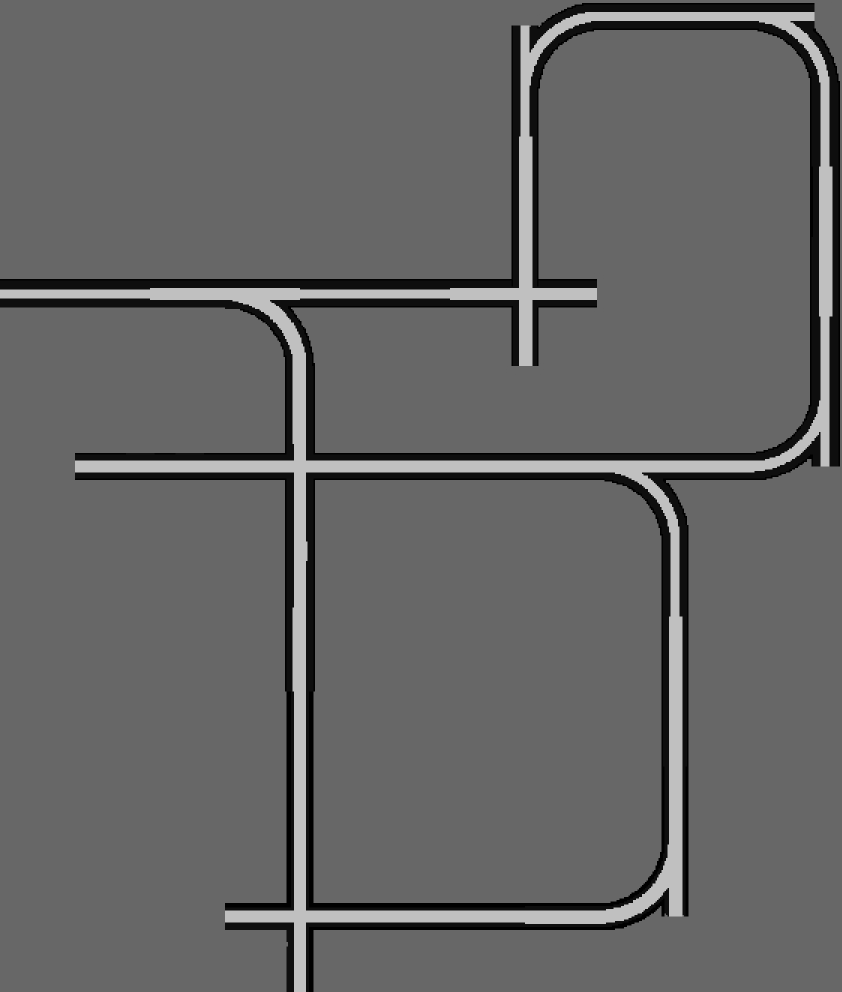
#> input picture RRt_Conf/utilidades/sewer_map_x3.png, 1683 x 1983 px (shown at 1/2 size)
$ python demo_control_set_siar.py
#> lines starting #> are read from the running program, lines starting #| are printed output that depends on the picture
# -*- coding: utf-8 -*-

import math
import random

import cv2
import numpy as np


MAP_PATH = "sewer_map_x3.png"

ROBOT_LEN = 0.88
ROBOT_W_MIN = 0.52
ROBOT_W_MAX = 0.85
ROBOT_W0 = 0.70

PIXELS_PER_M = 65

TABLA_CONFIGURACIONES = [
    (0, 0.51, 0.14),
    (10, 0.58, 0.12),
    (20, 0.64, 0.09),
    (30, 0.68, 0.06),
    (40, 0.70, 0.04),
    (50, 0.71, 0.02),
    (60, 0.71, 0.00),
    (70, 0.71, -0.01),
    (80, 0.70, -0.03),
    (90, 0.69, -0.05),
    (100, 0.68, -0.07),
    (110, 0.66, -0.08),
    (120, 0.64, -0.10),
    (130, 0.61, -0.11),
    (140, 0.58, -0.12),
    (150, 0.51, -0.14),
]
WS = [fila[1] for fila in TABLA_CONFIGURACIONES]

DT = 0.05
TPROP = 0.5
CHECK_STEP = 3
TAU_H = 0.2

CONTROL_SET_ALL = [
    (0.25, 0.0, 0),
    (0.25, 0.2, 0),
    (0.25, -0.2, 0),
    (0.35, 0.0, 0),
    (0.00, 0.0, -1),
    (0.00, 0.0, 1),
    (0.10, 0.6, 0),
    (0.10, -0.6, 0),
    (0.10, 0.3, 0),
    (0.10, -0.3, 0),
    (0.12, 0.8, 0),
    (0.12, -0.8, 0),
]

WINDOW_NAME = "Demo controles"
VIEW_MAX_W = 1600
VIEW_MAX_H = 900
VIEW_ZOOM_STEP = 1.25
VIEW_MAX_ZOOM = 12.0
VIEW_PAN_FRAC = 0.18
VISUAL_REF_MAX_DIM = 1400
DEBUG_INVALID_CONTROLS = True


def m2px(m):
    return int(round(m * PIXELS_PER_M))


def px2m(px):
    return float(px) / PIXELS_PER_M


def visual_scale(smap):
    max_dim = max(1, smap.w, smap.h)
    return min(1.0, VISUAL_REF_MAX_DIM / float(max_dim))


def visual_thickness(smap, base=2, min_px=1):
    return max(min_px, int(round(base * visual_scale(smap))))


def visual_marker_size(smap, base=7, min_px=4):
    return max(min_px, int(round(base * max(0.7, visual_scale(smap)))))


# [10 lines left out: function draw_marker, not called in this run]


class Viewer:
    def __init__(self, smap):
        self.map_w = smap.w
        self.map_h = smap.h
        fit = min(VIEW_MAX_W / max(1, self.map_w), VIEW_MAX_H / max(1, self.map_h), 1.0)
        self.display_w = max(320, int(round(self.map_w * fit)))
        self.display_h = max(240, int(round(self.map_h * fit)))
        self.zoom = 1.0
        self.cx = self.map_w / 2.0
        self.cy = self.map_h / 2.0
        self._last_view = (0, 0, self.map_w, self.map_h)

    # [4 lines left out: function reset, not called in this run]

    def _view_size(self):
        vw = max(40, min(self.map_w, int(round(self.map_w / self.zoom))))
        vh = max(40, min(self.map_h, int(round(self.map_h / self.zoom))))
        return vw, vh

    def _clamp_center(self):
        vw, vh = self._view_size()
        half_w = vw / 2.0
        half_h = vh / 2.0
        self.cx = min(max(self.cx, half_w), self.map_w - half_w)
        self.cy = min(max(self.cy, half_h), self.map_h - half_h)

    def current_view(self):
        self._clamp_center()
        vw, vh = self._view_size()
        x0 = int(round(self.cx - vw / 2.0))
        y0 = int(round(self.cy - vh / 2.0))
        x0 = min(max(0, x0), self.map_w - vw)
        y0 = min(max(0, y0), self.map_h - vh)
        self._last_view = (x0, y0, vw, vh)
        return self._last_view

    def render(self, img):
        x0, y0, vw, vh = self.current_view()
        crop = img[y0:y0 + vh, x0:x0 + vw]
        interp = cv2.INTER_AREA if (vw > self.display_w or vh > self.display_h) else cv2.INTER_LINEAR
        return cv2.resize(crop, (self.display_w, self.display_h), interpolation=interp)

    def show(self, img, extra_lines=None):
        disp = self.render(img)
        hud = [f"zoom x{self.zoom:.2f} | +/- zoom | WASD mover | f reajustar"]
        if extra_lines:
            hud.extend(extra_lines)
        y = 18
        for line in hud:
            cv2.putText(disp, line, (10, y), cv2.FONT_HERSHEY_SIMPLEX, 0.45, (255, 255, 255), 1, cv2.LINE_AA)
            y += 16
        cv2.imshow(WINDOW_NAME, disp)

    # [9 lines left out: function display_to_map, not called in this run]

    def zoom_in(self):
        self.zoom = min(VIEW_MAX_ZOOM, self.zoom * VIEW_ZOOM_STEP)

    def zoom_out(self):
        self.zoom = max(1.0, self.zoom / VIEW_ZOOM_STEP)

    # [5 lines left out: function pan, not called in this run]


def calcular_largo(w_m):
    return -0.675 * w_m + 1.3175


# [6 lines left out: function wrap_angle, not called in this run]


def ang_dist(a, b):
    return abs(wrap_angle(a - b))


def _indice_ancho_cercano(w):
    return min(range(len(WS)), key=lambda i: abs(WS[i] - w))


class State:
    # [5 lines left out: function __init__, not called in this run]


class SewerMap:
    def __init__(self, path):
        img = cv2.imread(path, cv2.IMREAD_GRAYSCALE)
        if img is None:
            raise FileNotFoundError(f"No se pudo abrir: {path}")

        self.gray = img
        self.h, self.w = img.shape[:2]

        self.free_mask = np.zeros_like(img, dtype=np.uint8)
        self.wall_mask = np.zeros_like(img, dtype=np.uint8)
        self.gutter_mask = np.zeros_like(img, dtype=np.uint8)

        self.free_mask[self.gray < 100] = 255
        self.wall_mask[(self.gray >= 100) & (self.gray < 180)] = 255
        self.gutter_mask[self.gray >= 180] = 255

        ys, xs = np.where(self.free_mask > 0)
        self.free_points = np.column_stack((xs, ys))

    def inside_bounds(self, x, y):
        return 0 <= x < self.w and 0 <= y < self.h

    # [7 lines left out: function sample_free, not called in this run]

    def draw_overlay(self):
        vis = np.zeros((self.h, self.w, 3), dtype=np.uint8)
        vis[self.free_mask > 0] = (200, 200, 200)
        vis[self.wall_mask > 0] = (0, 0, 0)
        vis[self.gutter_mask > 0] = (0, 0, 255)
        return vis


# [54 lines left out: functions robot_polygon, wheel_centers_pixels, support_points_pixels, cog_pixel_from_table, not called in this run]


def _polygon_area(contour_int32):
    contorno = contour_int32.reshape(-1, 2).astype(np.float32)
    return abs(cv2.contourArea(contorno))


# [68 lines left out: function evaluate_configuration, not called in this run]


def valid_configuration(smap, state):
    ok, _ = evaluate_configuration(smap, state)
    return ok


# [272 lines left out: functions format_debug_info, propagate, propagate_no_check, draw_state, pick_valid_state, handle_viewer_key and 2 more, not called in this run]


class HomePicker:
    def __init__(self, viewer):
        self.viewer = viewer
        self.pos = None
        self.th = None
        self.stage = 0

    # [19 lines left out: function mouse, not called in this run]


def pick_home(smap, base, viewer):
    picker = HomePicker(viewer)
    cv2.namedWindow(WINDOW_NAME, cv2.WINDOW_NORMAL)
    cv2.resizeWindow(WINDOW_NAME, viewer.display_w, viewer.display_h)
    cv2.setMouseCallback(WINDOW_NAME, picker.mouse)

    while True:
        img = base.copy()
        if picker.pos is not None:
            draw_marker(img, picker.pos, (0, 255, 0), smap, base_size=8, base_thickness=2, marker_type=cv2.MARKER_CROSS)
        if picker.pos is not None and picker.th is not None:
            draw_state(img, State(picker.pos[0], picker.pos[1], picker.th, ROBOT_W0), (0, 255, 0), 2, smap)

        viewer.show(img, extra_lines=[
            "Click 1: posicion home | Click 2: orientacion",
            "ESPACIO: confirmar | q: salir",
        ])
        key = cv2.waitKey(50) & 0xFF
        if key in (ord("q"), 27):
            raise SystemExit
        handle_viewer_key(viewer, key)
        if key == ord(" ") and picker.pos is not None and picker.th is not None:
            return State(picker.pos[0], picker.pos[1], picker.th, ROBOT_W0)


# [20 lines left out: functions _imprimir_controles, _resolver_comando, not called in this run]


def main():
    smap = SewerMap(MAP_PATH)
#> in __init__, img is the input picture: shape (1983, 1683); min 0, max 192, mean 101.1
    base = smap.draw_overlay()
    viewer = Viewer(smap)
    home = pick_home(smap, base, viewer)
#> in show, `disp = self.render(img)`:
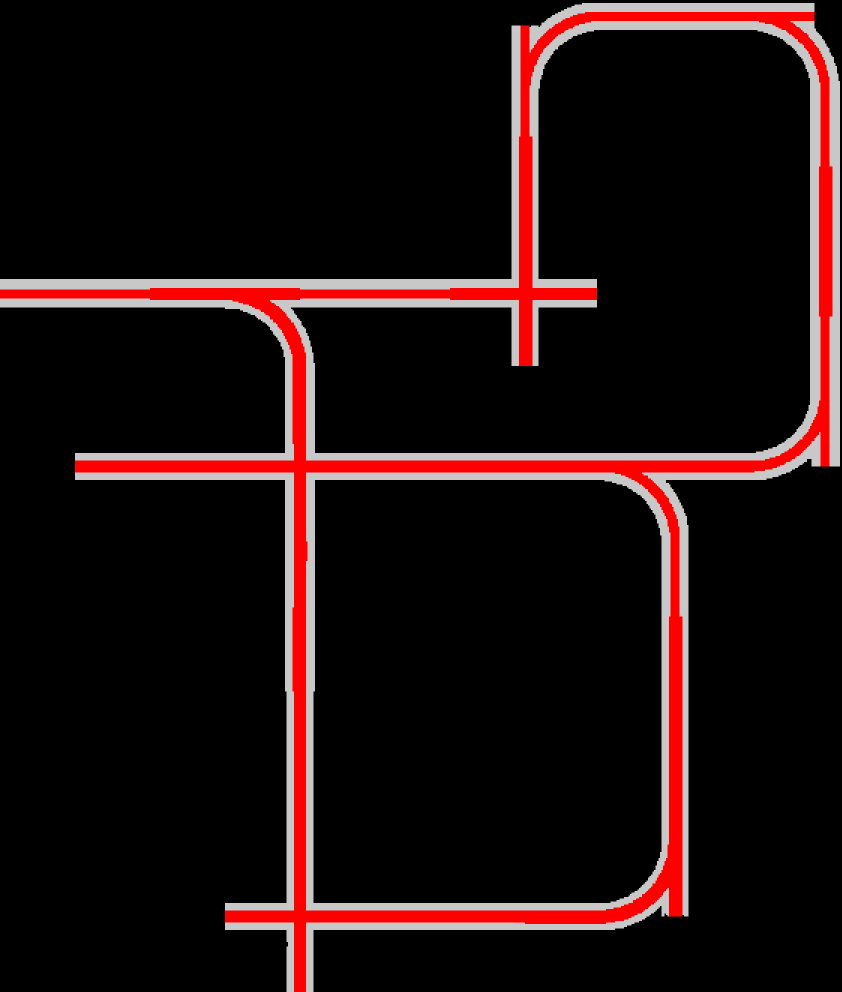
#> img: shape (1983, 1683, 3) (shown at 1/2 size); mean of channels 0, 1, 2 15, 15, 29.4; drawn as B, G, R
#> after the loop in show, `for line in hud:`:
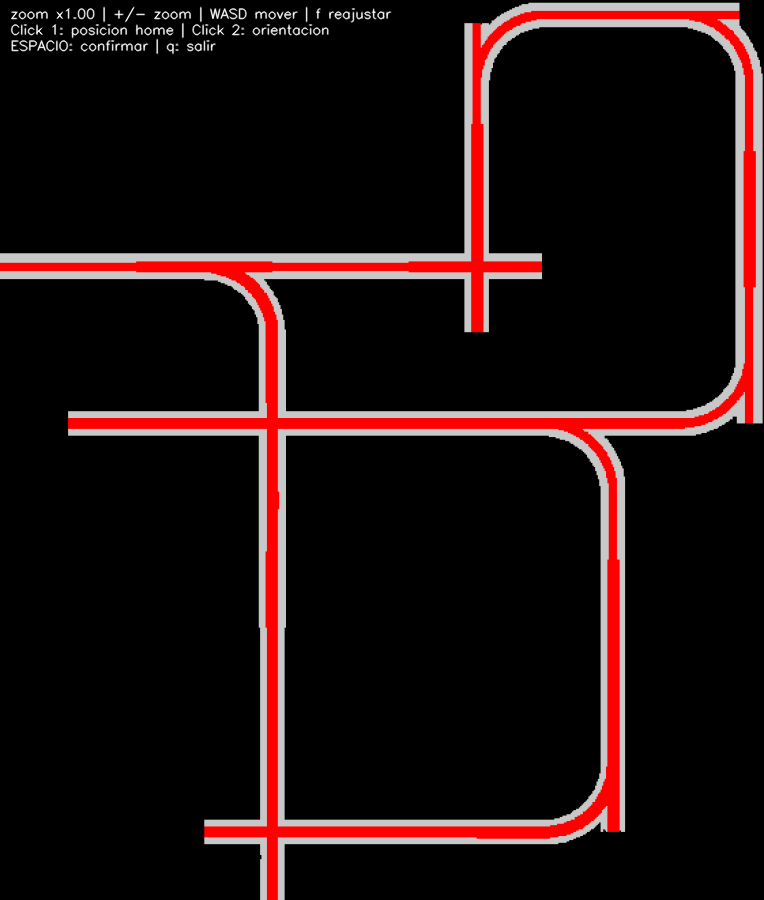
#> disp: shape (900, 764, 3); mean of channels 0, 1, 2 15.8, 15.8, 30.3; drawn as B, G, R
#> (key q is pressed here)
    state = home

    cv2.namedWindow(WINDOW_NAME, cv2.WINDOW_NORMAL)
    cv2.resizeWindow(WINDOW_NAME, viewer.display_w, viewer.display_h)
    _imprimir_controles()

    while True:
        frame = base.copy()
        draw_state(frame, state, (0, 200, 0), 2, smap)
        viewer.show(frame, extra_lines=instruction_lines())
        cv2.waitKey(1)

        cmd = input("Selecciona control: ").strip()
        if not cmd:
            continue

        if cmd.lower() == "q":
            break

        if cmd.lower() == "r":
            state = home
            frame = base.copy()
            draw_state(frame, state, (0, 200, 0), 2, smap)
            viewer.show(frame, extra_lines=instruction_lines())
            continue

        ctrl, label, error = _resolver_comando(cmd)
        if error is not None:
            print(error)
            continue

        state = animate_control(smap, base, state, ctrl, label, viewer)

    cv2.destroyAllWindows()


if __name__ == "__main__":
    main()
#> (the program exits here)

$ run again, with RRt_Conf/utilidades/Pb4.png copied over RRt_Conf/utilidades/sewer_map_x3.png
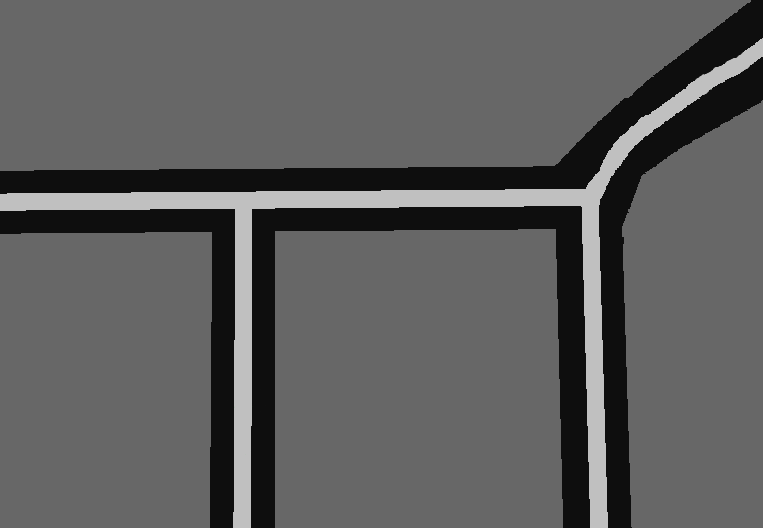
#> input picture RRt_Conf/utilidades/Pb4.png, 763 x 528 px
#> in show, `disp = self.render(img)`:
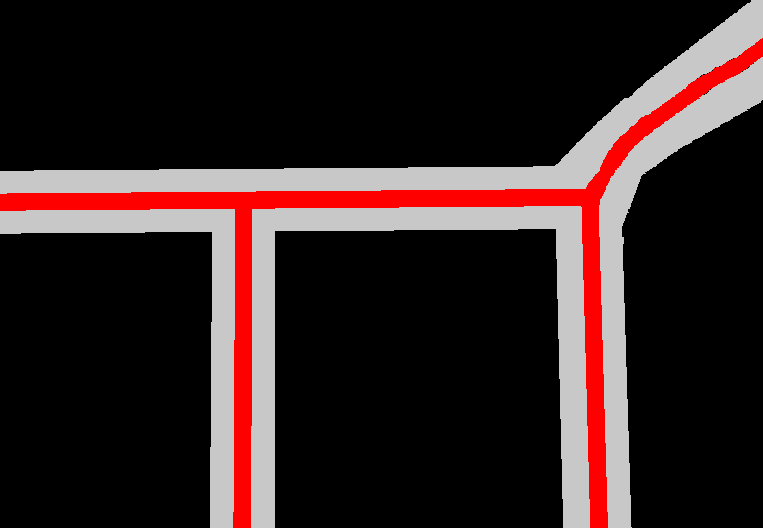
#> img: shape (528, 763, 3); mean of channels 0, 1, 2 34.5, 34.5, 50.3; drawn as B, G, R
